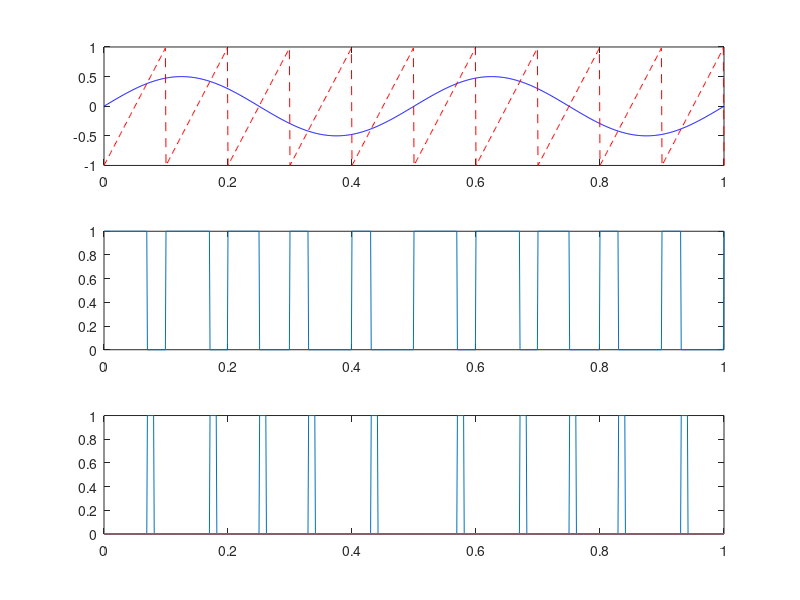

Write MATLAB code to recreate this figure.
fm =2;
fs = 1000;
t = 0:1/fs:1;
m = 0.5 * sin(2*pi*fm*t);

fc = 10;
c = sawtooth(2*pi*fc*t);

pwm = m>c;

pwm_diff = [0,diff(pwm)];
ppm_width = 10;
ppm = zeros(length(t));

for i=1:length(t) - ppm_width
    if pwm_diff(i)==-1
        ppm(i:i+ppm_width) = 1;
    end
end

subplot(3,1,1);
plot(t,m,'b',t,c,'r--');

subplot(3,1,2);
plot(t,pwm);

subplot(3,1,3);
plot(t,ppm);
